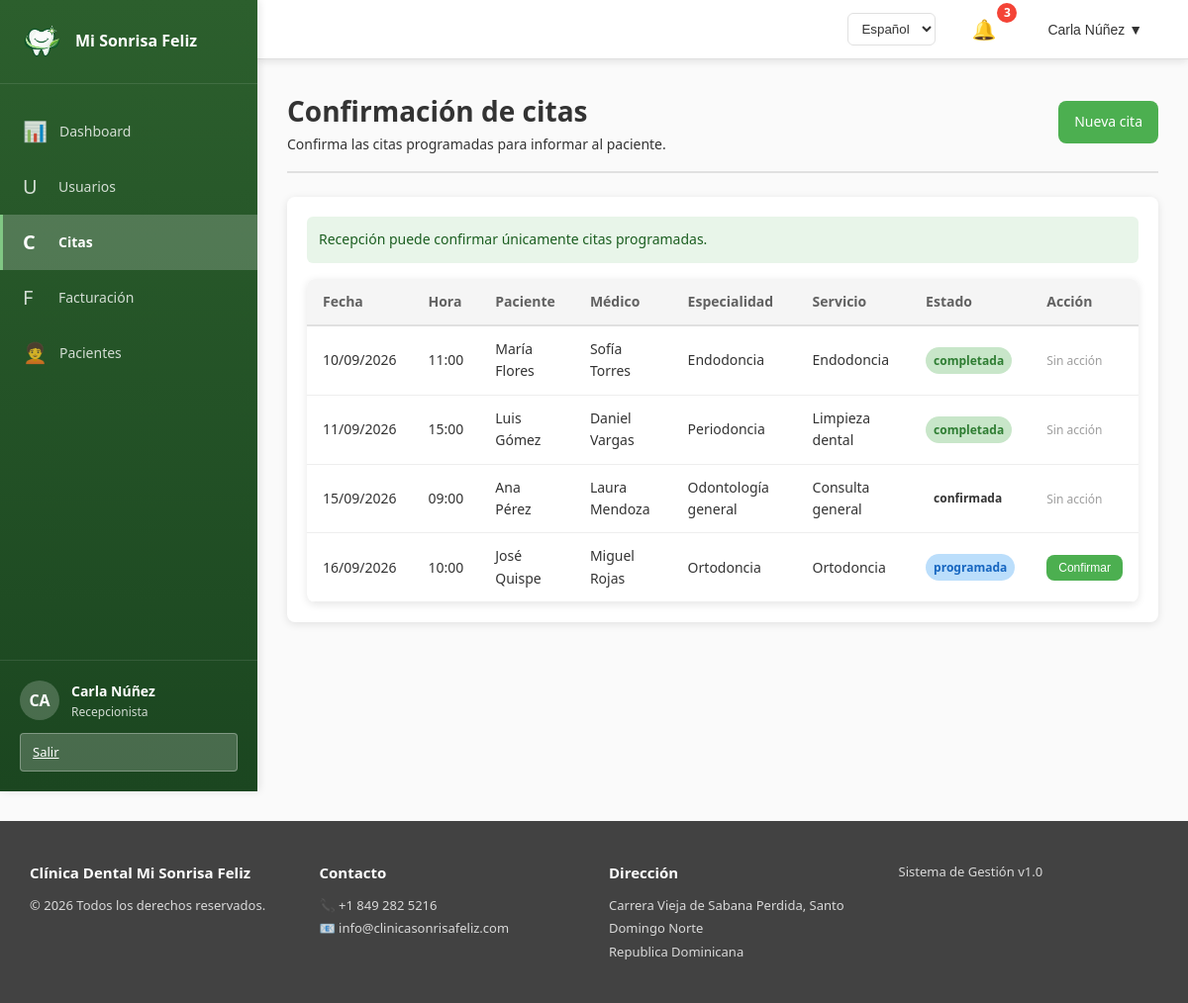
The app's page /pages/citas.php (signed in) with its own data.
### tables this page shows
CREATE TABLE IF NOT EXISTS citas (
 id_cita INT AUTO_INCREMENT PRIMARY KEY, id_paciente INT NOT NULL, id_doctor INT NOT NULL, id_servicio INT NOT NULL,
 fecha_cita DATE NOT NULL, hora_cita TIME NOT NULL, estado_cita ENUM('programada','confirmada','completada','cancelada','no_asistio') DEFAULT 'programada',
 notas TEXT, fecha_creacion TIMESTAMP DEFAULT CURRENT_TIMESTAMP,
 CONSTRAINT fk_cita_paciente FOREIGN KEY(id_paciente) REFERENCES pacientes(id_paciente),
 CONSTRAINT fk_cita_doctor FOREIGN KEY(id_doctor) REFERENCES doctores(id_doctor),
 CONSTRAINT fk_cita_servicio FOREIGN KEY(id_servicio) REFERENCES servicios(id_servicio),
 UNIQUE KEY uq_cita_doctor_hora(id_doctor,fecha_cita,hora_cita)
);

CREATE TABLE IF NOT EXISTS especialidades (
 id_especialidad INT AUTO_INCREMENT PRIMARY KEY, nombre_especialidad VARCHAR(100) NOT NULL UNIQUE,
 descripcion TEXT, estado ENUM('activo','inactivo') DEFAULT 'activo', fecha_creacion TIMESTAMP DEFAULT CURRENT_TIMESTAMP
);

CREATE TABLE IF NOT EXISTS servicios (
 id_servicio INT AUTO_INCREMENT PRIMARY KEY, nombre_servicio VARCHAR(120) NOT NULL UNIQUE,
 descripcion TEXT, costo_servicio DECIMAL(10,2) NOT NULL, duracion_minutos SMALLINT UNSIGNED,
 estado ENUM('activo','inactivo') DEFAULT 'activo', fecha_creacion TIMESTAMP DEFAULT CURRENT_TIMESTAMP
);

### config/database.php (called while the page is built, shortened)
<?php
function executeQuery($sql, $params = []) {
    $conn = $GLOBALS['db_connection'];
    if (!empty($params)) {
        $stmt = $conn->prepare($sql);
        $types = '';
        foreach ($params as $param) {
            if (is_int($param)) {
                $types .= 'i';
            } elseif (is_float($param)) {
                $types .= 'd';
            } else {
                $types .= 's';
            }
        }
        $stmt->bind_param($types, ...$params);
        return $stmt;
    } else {
        $result = $conn->query($sql);
        return $result;
    }
}
function getRecords($sql, $params = []) {
    try {
        $result = executeQuery($sql, $params);
        $records = [];
        while ($row = $result->fetch_assoc()) {
            $records[] = $row;
        }
        return $records;
    } catch (Exception $e) {
        error_log("Database Error: " . $e->getMessage());
        return [];
    }
}
?>

### pages/citas_operacion.php (the view, shortened to what this page needs)
<?php
$role = (int) $_SESSION['user_role'];
$params = [];
$where = '';
$appointments = getRecords("SELECT c.id_cita, c.fecha_cita, c.hora_cita, c.estado_cita, CONCAT(p.nombre, ' ', p.apellido) paciente, CONCAT(d.nombre, ' ', d.apellido) doctor, e.nombre_especialidad, s.nombre_servicio FROM citas c JOIN pacientes p ON p.id_paciente=c.id_paciente JOIN doctores d ON d.id_doctor=c.id_doctor JOIN especialidades e ON e.id_especialidad=d.id_especialidad JOIN servicios s ON s.id_servicio=c.id_servicio $where ORDER BY c.fecha_cita, c.hora_cita", $params);
include __DIR__ . '/../includes/header.php';
?>
<div class="page-header"><div><h1><?=$role === ROLE_RECEPCIONISTA ? 'Confirmación de citas' : 'Mis citas de atención'?></h1><p><?=$role === ROLE_RECEPCIONISTA ? 'Confirma las citas programadas para informar al paciente.' : 'Finaliza una cita cuando la atención haya terminado.'?></p></div><?php if($role === ROLE_RECEPCIONISTA): ?><a class="btn btn-primary" href="?new=1">Nueva cita</a><?php endif; ?></div>
<section class="content-section"><div class="role-note"><?=$role === ROLE_RECEPCIONISTA ? 'Recepción puede confirmar únicamente citas programadas.' : 'Solo puedes completar tus citas que ya fueron confirmadas por Recepción.'?></div><?php if(!$appointments): ?><div class="alert alert-info">No hay citas para mostrar.</div><?php else: ?><div class="table-responsive"><table class="table"><thead><tr><th>Fecha</th><th>Hora</th><th>Paciente</th><th>Médico</th><th>Especialidad</th><th>Servicio</th><th>Estado</th><th>Acción</th></tr></thead><tbody><?php foreach($appointments as $appointment): ?><tr><td><?=date('d/m/Y',strtotime($appointment['fecha_cita']))?></td><td><?=substr($appointment['hora_cita'],0,5)?></td><td><?=htmlspecialchars($appointment['paciente'])?></td><td><?=htmlspecialchars($appointment['doctor'])?></td><td><?=htmlspecialchars($appointment['nombre_especialidad'])?></td><td><?=htmlspecialchars($appointment['nombre_servicio'])?></td><td><span class="badge badge-<?=htmlspecialchars($appointment['estado_cita'])?>"><?=htmlspecialchars($appointment['estado_cita'])?></span></td><td><?php if($role === ROLE_RECEPCIONISTA && $appointment['estado_cita'] === 'programada'): ?><form method="post"><button class="btn btn-sm btn-primary">Confirmar</button></form><?php else: ?><span class="muted">Sin acción</span><?php endif; ?></td></tr><?php endforeach; ?></tbody></table></div><?php endif; ?></section>
<?php include __DIR__ . '/../includes/footer.php'; ?>

### assets/css/style.css (style rules this page uses)
:root { --primary-color: #4CAF50; --primary-dark: #388E3C; --primary-light: #81C784; --danger-color: #f44336; --warning-color: #ff9800; --success-color: #4CAF50; --info-color: #2196F3; --gray-100: #f5f5f5; --gray-200: #eeeeee; --gray-300: #e0e0e0; --gray-400: #bdbdbd; --gray-500: #9e9e9e; --gray-600: #757575; --gray-700: #616161; --gray-800: #424242; --gray-900: #212121; --text-color: #333333; --border-radius: 8px; --box-shadow: 0 2px 8px rgba(0, 0, 0, 0.1); --box-shadow-lg: 0 4px 16px rgba(0, 0, 0, 0.15); --transition: all 0.3s ease; }
* { margin: 0; padding: 0; box-sizing: border-box; }
html, body { height: 100%; font-family: 'Segoe UI', Tahoma, Geneva, Verdana, sans-serif; font-size: 14px; line-height: 1.6; color: var(--text-color); background-color: #fafafa; }
button, .btn, a.btn { padding: 10px 16px; border: none; border-radius: var(--border-radius); font-size: 14px; font-weight: 500; cursor: pointer; transition: var(--transition); display: inline-block; text-decoration: none; text-align: center; }
.btn-primary { background-color: var(--primary-color); color: white; }
.btn-sm { padding: 6px 12px; font-size: 12px; }
.table { width: 100%; border-collapse: collapse; background-color: white; border-radius: var(--border-radius); overflow: hidden; box-shadow: var(--box-shadow); }
.table thead { background-color: var(--gray-100); border-bottom: 2px solid var(--gray-300); }
.table th { padding: 12px 16px; text-align: left; font-weight: 600; color: var(--gray-700); }
.table td { padding: 12px 16px; border-bottom: 1px solid var(--gray-200); }
.table-responsive { overflow-x: auto; -webkit-overflow-scrolling: touch; background-color: white; border-radius: var(--border-radius); box-shadow: var(--box-shadow); }
.badge { display: inline-block; padding: 4px 8px; border-radius: 20px; font-size: 12px; font-weight: 600; }
.badge-programada { background-color: #bbdefb; color: #1565c0; }
.badge-completada { background-color: #c8e6c9; color: #2e7d32; }

### assets/css/dashboard.css (style rules this page uses)
:root { --primary-color: #4CAF50; --primary-dark: #388E3C; --primary-light: #81C784; --danger-color: #f44336; --warning-color: #ff9800; --success-color: #4CAF50; --sidebar-width: 260px; --sidebar-width-collapsed: 80px; --topbar-height: 60px; --text-color: #333333; --gray-100: #f5f5f5; --gray-200: #eeeeee; --gray-300: #e0e0e0; --gray-500: #9e9e9e; --gray-700: #616161; --border-radius: 8px; --box-shadow: 0 2px 8px rgba(0, 0, 0, 0.1); --box-shadow-lg: 0 4px 16px rgba(0, 0, 0, 0.15); }

### pages/citas_operacion.php (style rules this page uses)
.page-header { display:flex;justify-content:space-between;align-items:center;margin-bottom:24px;border-bottom:2px solid var(--gray-300);padding-bottom:16px }
.content-section { background:#fff;padding:20px;border-radius:8px;box-shadow:var(--box-shadow) }
.role-note { background:#e8f5e9;color:#1b5e20;padding:12px;border-radius:6px;margin-bottom:16px }
.muted { color:var(--gray-500);font-size:12px }

### records on screen
citas: fecha_cita "10/09/2026", hora_cita "11:00", paciente "María Flores", doctor "Sofía Torres", especialidades.nombre_especialidad "Endodoncia", id_servicio.nombre_servicio "Endodoncia", estado_cita "completada", shows "Sin acción"
citas: fecha_cita "11/09/2026", hora_cita "15:00", paciente "Luis Gómez", doctor "Daniel Vargas", especialidades.nombre_especialidad "Periodoncia", id_servicio.nombre_servicio "Limpieza dental", estado_cita "completada", shows "Sin acción"
citas: fecha_cita "15/09/2026", hora_cita "09:00", paciente "Ana Pérez", doctor "Laura Mendoza", especialidades.nombre_especialidad "Odontología general", id_servicio.nombre_servicio "Consulta general", estado_cita "confirmada", shows "Sin acción"
citas: fecha_cita "16/09/2026", hora_cita "10:00", paciente "José Quispe", doctor "Miguel Rojas", especialidades.nombre_especialidad "Ortodoncia", id_servicio.nombre_servicio "Ortodoncia", estado_cita "programada"

### other values on screen
$item['icon'] "📊"
$item['label'] "Dashboard"
$item['icon'] "U"
$item['label'] "Usuarios"
$item['icon'] "C"
$item['label'] "Citas"
$item['icon'] "F"
$item['label'] "Facturación"
$item['icon'] "🧑‍🦱"
$item['label'] "Pacientes"
substr($_SESSION['user_name'], 0, 2) "CA"
displayText($_SESSION['user_name']) "Carla Núñez"
displayText($_SESSION['user_role_name']) "Recepcionista"
